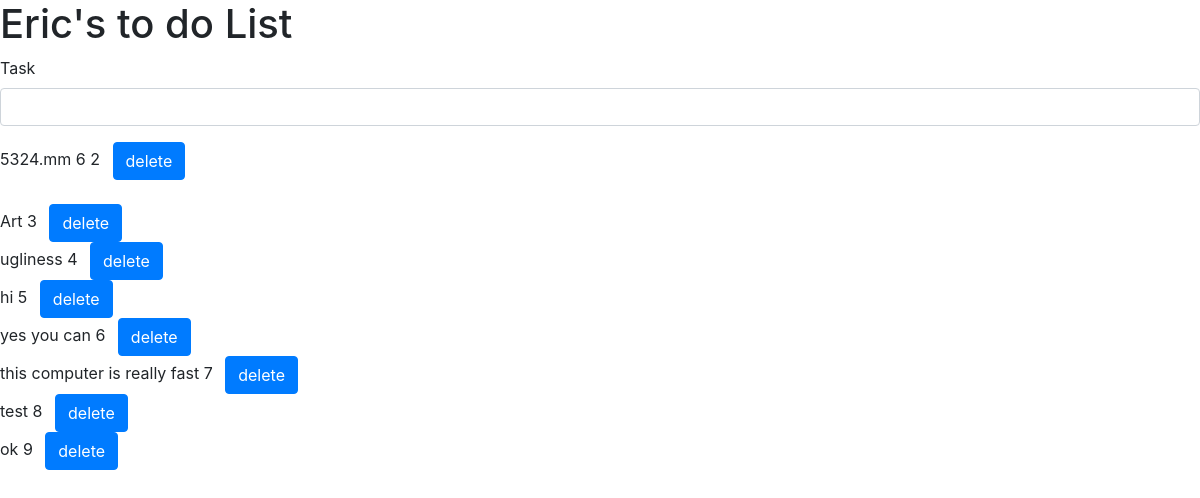
The app's page /, older data.
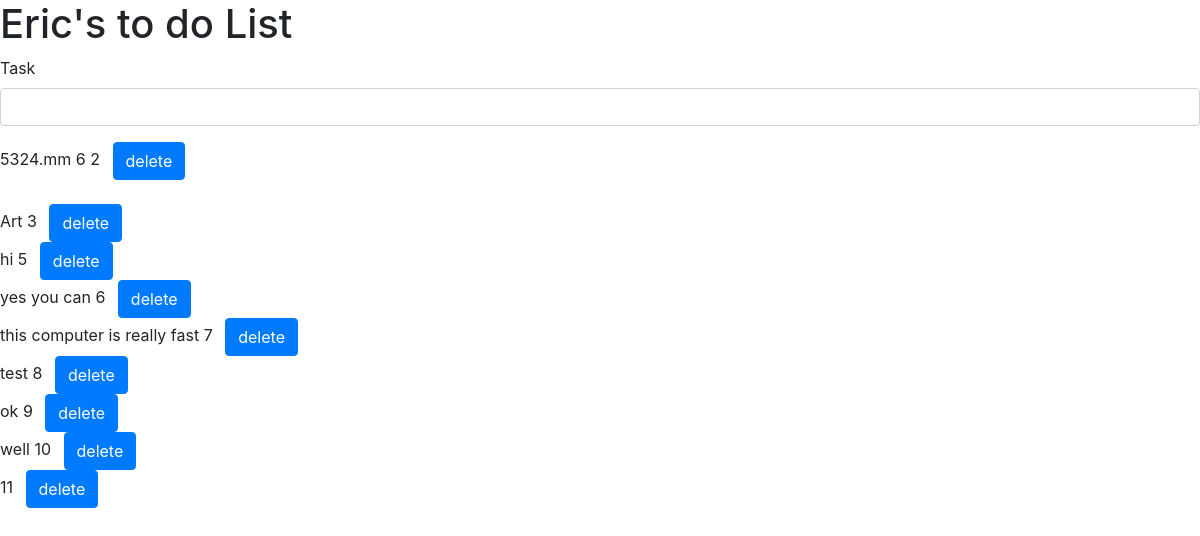
The same page, newer data.
### todo/models.py (models this page shows, shortened)
class TodoList(models.Model):
    item=models.CharField(max_length=50, unique=True)

### todo/views.py (the view)
# urls.py: url(r'^$', views.task, name='home'),
def task(request):
    items=TodoList.objects.all()
    if request.method=='POST':
        item=request.POST['task']
        task = TodoList.objects.create(
            item=item
        )
        return redirect('task')
    return render(request,'home.html', {'items': items})

### templates/home.html (shortened to what this page needs)
<html>
    <head>
        <link rel="stylesheet" href="https://stackpath.bootstrapcdn.com/bootstrap/4.1.3/css/bootstrap.min.css">
    </head>
    <body>
        <h1>Eric's to do List</h1>
        <form method="post">
            <div class="form-group">
                <label for="id_task">Task</label>
                <input type="text" class= "form-control" id = "id_task" name='task'>
            </div>
            <div>{% for stuff in items %}
                {{stuff.item}}
                {{stuff.pk}}
                <a href="{% url 'task' %}{{stuff.pk}}" class="btn btn-primary ml-2">delete</a></div>
            <br>
            {% endfor %}
        </form>
    </body>
</html>

Row changes from the older to the newer data that the page shows:
removed TodoList: item "ugliness", pk "4"
added TodoList: item "well", pk "10"
added TodoList: pk "11"
